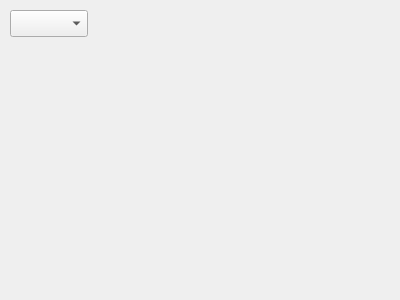
<?xml version="1.0" encoding="UTF-8"?>
<ui version="4.0">
 <class>SettingsWidget</class>
 <widget class="QWidget" name="SettingsWidget">
  <property name="geometry">
   <rect>
    <x>0</x>
    <y>0</y>
    <width>400</width>
    <height>300</height>
   </rect>
  </property>
  <property name="windowTitle">
   <string>Form</string>
  </property>
  <widget class="QComboBox" name="cb_theme">
   <property name="geometry">
    <rect>
     <x>10</x>
     <y>10</y>
     <width>78</width>
     <height>27</height>
    </rect>
   </property>
  </widget>
 </widget>
 <resources/>
 <connections/>
</ui>
